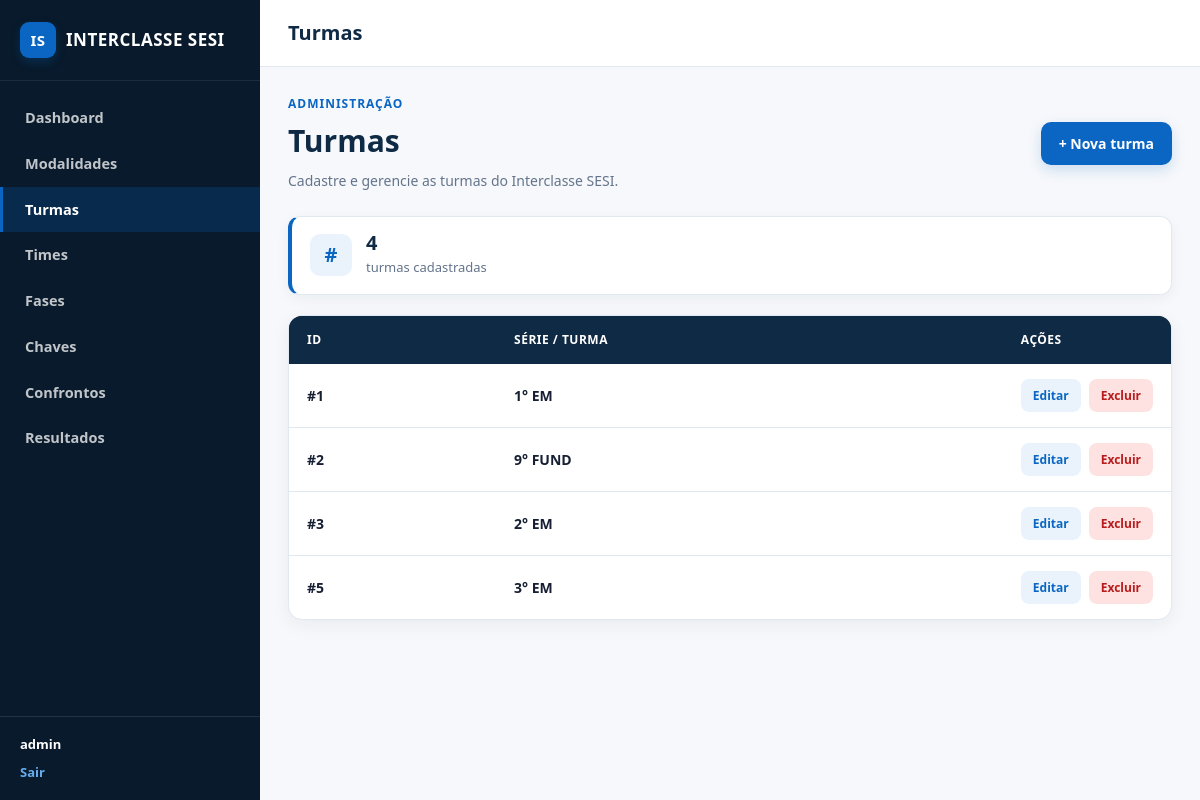
The app's page /admin/turmas.php (signed in) with its own data.
### tables this page shows
CREATE TABLE `turmas` (
  `TUR_ID` int(11) NOT NULL AUTO_INCREMENT,
  `TUR_SERIE` varchar(30) NOT NULL,
  PRIMARY KEY (`TUR_ID`)
);

### includes/funcoes.php (called while the page is built, shortened)
<?php
function e(?string $valor): string
{
    return htmlspecialchars((string) $valor, ENT_QUOTES, 'UTF-8');
}

### admin/turmas.php (the view, shortened to what this page needs)
<?php
require_once __DIR__ . '/../includes/funcoes.php';
$pdo = conectar();
$turmas = $pdo->query(
    'SELECT TUR_ID, TUR_SERIE
     FROM TURMAS
     ORDER BY TUR_ID ASC'
)->fetchAll();
include __DIR__ . '/../includes/header_admin.php';
?>
<div class="turmas-page">
    <div class="turmas-page-header">
        <div class="turmas-title-area">
            <span class="turmas-kicker">
                Administração
            </span>
            <h1>
                Turmas
            </h1>
            <p class="turmas-description">
                Cadastre e gerencie as turmas do Interclasse SESI.
            </p>
        </div>
        <button
            type="button"
            class="turmas-new-button"
            id="btnNovaTurma">
            + Nova turma
        </button>
    </div>
    <div class="turmas-summary">
        <div class="turmas-summary-icon">
            #
        </div>
        <div>
            <strong>
                <?= count($turmas) ?>
            </strong>
            <span>
                <?= count($turmas) === 1 ? 'turma cadastrada' : 'turmas cadastradas' ?>
            </span>
        </div>
    </div>
    <div class="turmas-table-wrapper">
        <table class="turmas-table">
            <thead>
                <tr>
                    <th>
                        ID
                    </th>
                    <th>
                        Série / Turma
                    </th>
                    <th style="width: 160px;">
                        Ações
                    </th>
                </tr>
            </thead>
            <tbody>
                <?php if (empty($turmas)): ?>
                    <tr>
                        <td
                            colspan="3"
                            class="turmas-empty">
                            Nenhuma turma cadastrada.
                        </td>
                    </tr>
                <?php else: ?>
                    <?php foreach ($turmas as $t): ?>
                        <tr>
                            <td class="turmas-id">
                                #<?= (int) $t['TUR_ID'] ?>
                            </td>
                            <td class="turmas-name">
                                <?= e($t['TUR_SERIE']) ?>
                            </td>
                            <td>
                                <div class="turmas-actions">
                                    <button
                                        type="button"
                                        class="turmas-btn turmas-btn-edit btn-editar-turma"
                                        data-id="<?= (int) $t['TUR_ID'] ?>"
                                        data-serie="<?= e($t['TUR_SERIE']) ?>">
                                        Editar
                                    </button>
                                    <form
                                        method="POST"
                                        action="turmas.php"
                                        class="form-excluir-turma"
                                        data-serie="<?= e($t['TUR_SERIE']) ?>">
                                        <button
                                            type="submit"
                                            class="turmas-btn turmas-btn-delete">
                                            Excluir
                                        </button>
                                    </form>
                                </div>
                            </td>
                        </tr>
                    <?php endforeach; ?>
                <?php endif; ?>
            </tbody>
        </table>
    </div>
</div>
<?php include __DIR__ . '/../includes/footer_admin.php'; ?>

### css/style.css (style rules this page uses)
:root { --primary: #0f2a44; --primary-dark: #081a2b; --secondary: #0a66c2; --secondary-light: #2e7dcc; --accent: #0a66c2; --accent-dark: #084f96; --background: #f6f8fb; --white: #ffffff; --text: #172033; --muted: #64748b; --border: #e2e8f0; --success: #1d8a4b; --success-bg: #e6f6ed; --danger: #c0392b; --danger-bg: #fbe9e7; --warning-bg: #eaf3fc; --radius: 12px; --shadow: 0 2px 10px rgba(15, 42, 68, 0.08); --shadow-lg: 0 8px 30px rgba(15, 42, 68, 0.15); }
* { box-sizing: border-box; }
html, body { margin: 0; padding: 0; }
html { scroll-behavior: smooth; }
body { font-family: 'Segoe UI', Arial, Helvetica, sans-serif; background: var(--background); color: var(--text); line-height: 1.5; -webkit-font-smoothing: antialiased; text-rendering: optimizeLegibility; }
button, input, select, textarea { font-family: inherit; }
button { border: 0; }
h1, h2, h3, h4 { margin: 0 0 8px; font-weight: 700; color: var(--primary); }
p { margin: 0 0 12px; }
table { width: 100%; border-collapse: collapse; min-width: 600px; }
thead th { background: var(--primary); color: var(--white); text-align: left; padding: 14px 16px; font-size: 13px; text-transform: uppercase; letter-spacing: .4px; white-space: nowrap; }
tbody td { padding: 13px 16px; border-bottom: 1px solid var(--border); font-size: 14px; }
tbody tr:last-child td { border-bottom: none; }

### admin/turmas.php (style rules this page uses)
.turmas-page { width: 100%; }
.turmas-page-header { display: flex; justify-content: space-between; align-items: center; gap: 20px; margin-bottom: 25px; }
.turmas-title-area h1 { margin: 0; color: #0f2a44; font-size: 30px; font-weight: 800; }
.turmas-kicker { display: block; color: #0a66c2; font-size: 12px; font-weight: 800; text-transform: uppercase; letter-spacing: 1px; margin-bottom: 5px; }
.turmas-description { margin: 7px 0 0; color: #64748b; font-size: 14px; }
.turmas-new-button { border: none; background: #0a66c2; color: #ffffff; padding: 12px 18px; border-radius: 10px; font-size: 14px; font-weight: 700; cursor: pointer; transition: 0.2s; box-shadow: 0 5px 14px rgba(10, 102, 194, 0.18); }
.turmas-summary { display: flex; align-items: center; gap: 14px; background: #ffffff; border: 1px solid #e2e8f0; border-left: 4px solid #0a66c2; border-radius: 12px; padding: 16px 18px; margin-bottom: 20px; box-shadow: 0 4px 14px rgba(15, 42, 68, 0.05); }
.turmas-summary-icon { width: 42px; height: 42px; border-radius: 10px; background: #eaf3fc; color: #0a66c2; display: flex; align-items: center; justify-content: center; font-size: 20px; font-weight: 800; }
.turmas-summary strong { display: block; color: #0f2a44; font-size: 20px; line-height: 1; }
.turmas-summary span { display: block; margin-top: 5px; color: #64748b; font-size: 13px; }
.turmas-table-wrapper { background: #ffffff; border: 1px solid #e2e8f0; border-radius: 14px; overflow: hidden; box-shadow: 0 5px 18px rgba(15, 42, 68, 0.06); }
.turmas-table { width: 100%; border-collapse: collapse; }
.turmas-table thead { background: #0f2a44; }
.turmas-table th { color: #ffffff; text-align: left; padding: 15px 18px; font-size: 12px; text-transform: uppercase; letter-spacing: 0.5px; }
.turmas-table td { padding: 15px 18px; border-bottom: 1px solid #e2e8f0; color: #172033; font-size: 14px; }
.turmas-table tbody tr { transition: 0.15s; }
.turmas-table tbody tr:last-child td { border-bottom: none; }
.turmas-id { color: #64748b; font-weight: 700; }
.turmas-name { color: #0f2a44; font-weight: 700; }
.turmas-actions { display: flex; align-items: center; gap: 8px; }
.turmas-btn { border: none; border-radius: 8px; padding: 8px 12px; font-size: 12px; font-weight: 700; cursor: pointer; transition: 0.2s; }
.turmas-btn-edit { background: #eaf3fc; color: #0a66c2; }
.turmas-btn-delete { background: #fee2e2; color: #b91c1c; }

### records on screen
turmas: TUR_ID "1", TUR_SERIE "1° EM"
turmas: TUR_ID "2", TUR_SERIE "9° FUND"
turmas: TUR_ID "3", TUR_SERIE "2° EM"
turmas: TUR_ID "5", TUR_SERIE "3° EM"

### other values on screen
$_SESSION['usu_nome'] "admin"
$tituloPagina "Turmas"
count($turmas) "4"
